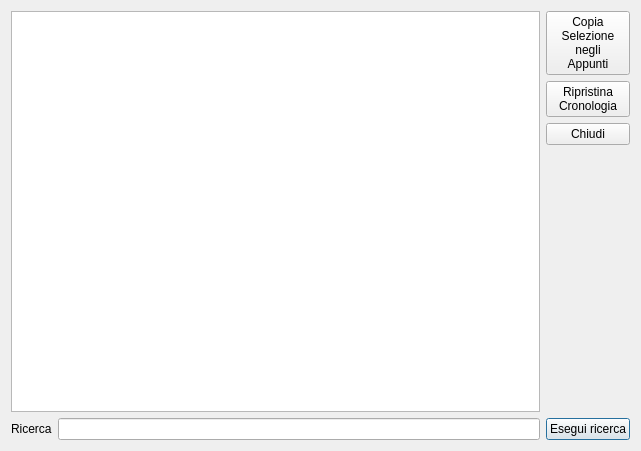
<?xml version="1.0" encoding="UTF-8"?>
<ui version="4.0">
 <class>Finestraprincipale</class>
 <widget class="QDialog" name="Finestraprincipale">
  <property name="geometry">
   <rect>
    <x>0</x>
    <y>0</y>
    <width>641</width>
    <height>451</height>
   </rect>
  </property>
  <property name="windowTitle">
   <string>Dialog</string>
  </property>
  <layout class="QGridLayout" name="gridLayout">
   <item row="6" column="3">
    <widget class="QPushButton" name="btn_ricerca">
     <property name="text">
      <string>Esegui ricerca</string>
     </property>
    </widget>
   </item>
   <item row="6" column="1" colspan="2">
    <widget class="QLineEdit" name="testo_ricerca"/>
   </item>
   <item row="6" column="0">
    <widget class="QLabel" name="etichetta_ricerca">
     <property name="text">
      <string>Ricerca</string>
     </property>
     <property name="buddy">
      <cstring>testo_ricerca</cstring>
     </property>
    </widget>
   </item>
   <item row="5" column="1">
    <spacer name="verticalSpacer">
     <property name="orientation">
      <enum>Qt::Vertical</enum>
     </property>
     <property name="sizeHint" stdset="0">
      <size>
       <width>20</width>
       <height>40</height>
      </size>
     </property>
    </spacer>
   </item>
   <item row="0" column="3">
    <widget class="QPushButton" name="btn_appunti">
     <property name="text">
      <string>Copia
Selezione
negli
Appunti</string>
     </property>
    </widget>
   </item>
   <item row="1" column="3">
    <widget class="QPushButton" name="btn_ripristina">
     <property name="text">
      <string>Ripristina
Cronologia</string>
     </property>
    </widget>
   </item>
   <item row="1" column="2">
    <spacer name="horizontalSpacer">
     <property name="orientation">
      <enum>Qt::Horizontal</enum>
     </property>
     <property name="sizeHint" stdset="0">
      <size>
       <width>40</width>
       <height>20</height>
      </size>
     </property>
    </spacer>
   </item>
   <item row="2" column="3" rowspan="2">
    <widget class="QPushButton" name="btn_chiudi">
     <property name="text">
      <string>Chiudi</string>
     </property>
    </widget>
   </item>
   <item row="0" column="0" rowspan="6" colspan="3">
    <widget class="QListWidget" name="listarisultati"/>
   </item>
  </layout>
 </widget>
 <tabstops>
  <tabstop>testo_ricerca</tabstop>
  <tabstop>btn_ricerca</tabstop>
  <tabstop>btn_appunti</tabstop>
  <tabstop>btn_ripristina</tabstop>
  <tabstop>btn_chiudi</tabstop>
  <tabstop>listarisultati</tabstop>
 </tabstops>
 <resources/>
 <connections/>
</ui>
